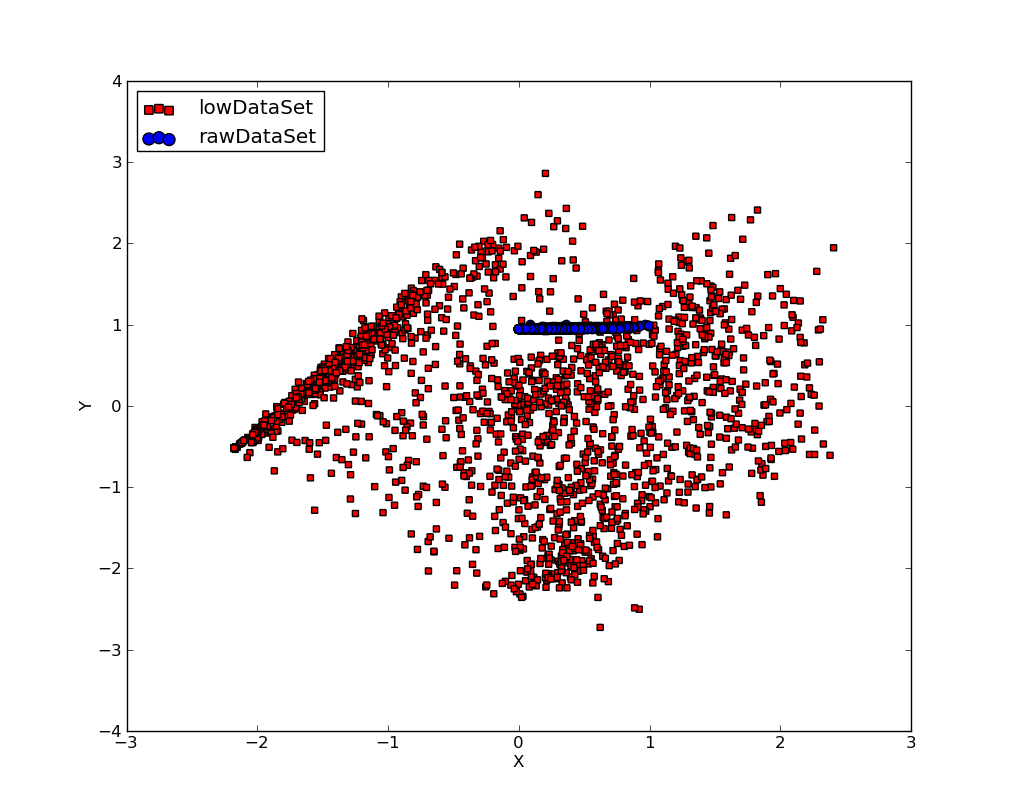

Reproduce this figure in Python.
import InsertTools
import sys
import time
import json 
import numpy as np
import matplotlib.pyplot as plt
	
def nodeIndex(app_id,stage_id,weights):
	conn = InsertTools.getConnection()
	cur = conn.cursor()
	sql = "select submission_time , completion_time from stage where stage_id='%s';" %(stage_id)
	cur.execute(sql)
	res = cur.fetchall()
	startTime = int(res[0][0])
	endTime = int(res[0][1])
	
	node_list = ["hw004", "hw089", "hw062", "hw073", "hw103", "hw114", "hw106"]
	sql = "select node, cpu_usage, mem_usage, ioWaitRatio, weighted_io, diskR_band, diskW_band, netS_band, netR_band from os where timestamp_ >=%d/1000 and timestamp_ <= %d/1000 and node = '%s';" %(startTime, endTime, node_list[3])
	cur.execute(sql)
	res = cur.fetchall()
	nodes = {}
	normal_list = []
	for r in res:
		nodes[r[0]] = list(r[1:])
		for v in nodes.values():
			index_list = normalarray(v,weights)
			normal_list.append(index_list)
	#print normal_list	
	cur.close()
	conn.commit()
	conn.close()
	return normal_list
	
def normalarray(a,weights=None):
	if weights is None:
		w = np.ones(len(a))
	else:w = np.array(weights)
	res = []
	for i in a:
		res.append(float(i))
	return np.array(res) * (1.0 / w)
	
def weights():
	conn = InsertTools.getConnection()
	cur = conn.cursor()
	sql = "select submission_time , completion_time from stage where stage_id='%s';" %(stage_id)
	cur.execute(sql)
	res = cur.fetchall()
	startTime = int(res[0][0])
	endTime = int(res[0][1])
	
	node_list = ["hw004", "hw089", "hw062", "hw073", "hw103", "hw114", "hw106"]
	sql1 = "select max(cpu_usage), max(mem_usage), max(ioWaitRatio), max(weighted_io), max(diskR_band), max(diskW_band), max(netS_band), max(netR_band) from os where timestamp_ >=%d/1000 and timestamp_ <= %d/1000 and node = '%s';" %(startTime, endTime, node_list[3])
	cur.execute(sql1)
	res1 = cur.fetchall()
	r1 = list(res1)
	for each in r1:
		e1 = each		
	return list(e1)
	
def pca(dataMat, nRedDim, topNfeat):
	meanVals = np.mean(dataMat, axis=0)
	# remove mean
	meanRemoved = dataMat - meanVals
	# The normalized standard deviation
	stded = meanRemoved / np.std(dataMat)
	covMat = np.cov(stded, rowvar=0)
	eigVals, eigVects = np.linalg.eig(np.mat(covMat))
	eigVals_sort = np.sort(eigVals)
	eigVals_top = list(eigVals_sort[::-1])
	eigval_sum = 0
	for each in eigVals_top:
		eigval_sum += each
		eigval_k = eigval_sum / sum(eigVals_top)
		if eigval_k >= 0.99:
			k = eigVals_top.index(each)+1
			break			
	eig_list = ['cpu_usage', 'mem_usage', 'ioWaitRatio', 'weighted_io', 'diskR_band', 'diskW_band', 'netS_band', 'netR_band']
	# sort, sort goes smallest to largest
	eigValInd = np.argsort(eigVals)
	# cut off unwanted dimensions
	eigValInd = eigValInd[:-(topNfeat+1):-1]
	eig_recommed = []
	for each in eigValInd[:k]:
		str = eig_list[each]
		eig_recommed.append(str)
	print "Those features are recommended to retain as PCA:",eig_recommed
	# reorganize eig vects largest to smallest
	redEigVects = eigVects[:,eigValInd]
	nRedDim = k
	if nRedDim>0:
		redEigVects = eigVects[:,:nRedDim]
	# transform data into new dimensions
	lowDDataMat = stded * redEigVects
	# The refactoring data matrix
	reconMat = (lowDDataMat * redEigVects.T) * np.std(dataMat) + meanVals
	return lowDDataMat, reconMat
	
def plotBestFit(dataSet1,dataSet2):
	dataArr1 = np.array(dataSet1)
	dataArr2 = np.array(dataSet2)
	n = np.shape(dataArr1)[0] 
	#n1 = np.shape(dataArr2)[0]
	xcord1 = []; ycord1 = []
	xcord2 = []; ycord2 = []
	for i in range(n):
		xcord1.append(dataArr1[i,0]); ycord1.append(dataArr1[i,1])
		xcord2.append(dataArr2[i,0]); ycord2.append(dataArr2[i,1])
	fig = plt.figure()
	ax = fig.add_subplot(111)
	ax.scatter(xcord1, ycord1, s=30, c='red', marker='s', label="lowDataSet")
	ax.scatter(xcord2, ycord2, s=30, c='blue', label="rawDataSet")
	plt.xlabel('X'); plt.ylabel('Y');
	plt.legend(loc=2)
	plt.show() 
	
if __name__ == '__main__':
    #app_id = sys.argv[1]
    #stage_id = sys.argv[2]
	app_id = "app-20160719212517-0001"
	stage_id = "spark_stage_app-20160719212517-0001_2"
	weights = weights()
	data = nodeIndex(app_id,stage_id,weights)
	low,raw = pca(data, 8, 8)
	plotBestFit(low,raw)
	pass
